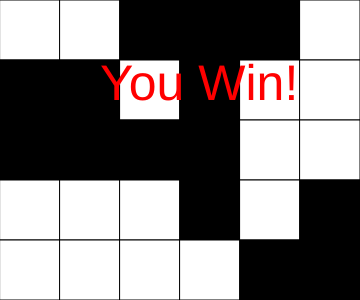
Frame 1 (no input)
Frame 60 (no input): identical to frame 1, image omitted
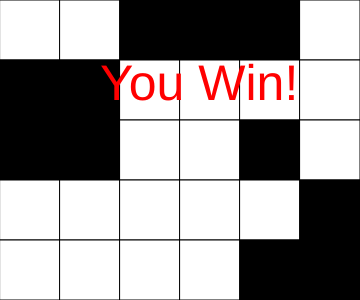
Frame 120 (the mouse pressed at the canvas centre since frame 60)

The p5.js sketch that drew these frames (run headless with seeded random() and noise() and a simulated clock; from frame 60 on, the mouse is pressed at the canvas centre):

// p5.js sketch
// ── sketch.js
// Project Title
// Your Name
// Date
//
// Extra for Experts:
// - describe what you did to take this project "above and beyond"

//grid sixed 6 x 5
// 0 (black) 225 (white)

let grid = [
  [0,   255, 0,   255, 0,   255],
  [255, 0,   255, 0,   255, 0],
  [255, 255, 255, 255, 255, 255],
  [0,   0,   0,   0,   0,   0,],
  [255, 255, 0,   255, 255, 0]
];

let rows = grid.length;
let cols = grid[0].length;
let tilesize = 60;


async function setup() {
  createCanvas(cols*tilesize, rows*tilesize);
  randomArray(grid);
}

function draw() {
  background(220);
  renderGrid();
  getCurrentX();
  if (win(grid === false)) {
  fill(255,0,0);
  textSize(50);
  text("You Win!", 100, 100);
  }
}

function getCurrentX(){
  //determine current col pos of mouse
  fill(255,0,0);
  let constrainedX = constrain(mouseX,0,width-1);
  return int(constrainedX/tilesize);
}

function getCurrentY(){
  //determine current row pos of mouse
  let constrainedY = constrain(mouseY,0,height-1);
  return int(constrainedY/tilesize);
}

function flip(x,y){
  //flip the tile at postion (x,y);
  if(grid[y][x] === 255) grid[y][x] = 0;
  else grid[y][x] = 255;
}

function mousePressed(){
  //only do a flip if mouse is one the canvas
  if(mouseX < width && mouseY < height){
    let x = getCurrentX();
    let y = getCurrentY();

  if (keyIsDown(SHIFT)) {
    flip(x,y);
    console.log("Shift clicked!");
  } 
  else {
    if(x-1 >= 0) flip(x-1, y);//left
    if(y-1 >= 0) flip(x, y-1);//up
    if(y+1 >= 0) flip(x, y+1); // down
    if(x+1 <= cols) flip(x+1, y);// right
    flip(x,y);
    console.log("Normal click!");
  }
    //always
    //flip(x,y);

    //IF THEY EXIST:
    //flip the cardinal neigboors (NSEW)
    //if(x-1 >= 0) flip(x-1, y); // LEFT
    //if(y-1 >= 0) flip(x, y-1); //UP

    //if(x+1 >= )
  }
}

function win(grid){
  for (let row = 0; row < grid.length; row++) {
    for (let col = 0; col < grid[row].length; col++) {

      if (grid[row][col] !== 0 && grid[row][col] !== 225) {
        return false;
      }

    }
  }

  return true;
}

function randomArray(grid){
  for (let row = 0; row < grid.length; row++) {
    for (let col = 0; col < grid[row].length; col++) {
      grid[row][col] = Math.random() < 0.5 ? 0 : 255;
    }
  }
}



function renderGrid(){
  //interpret the data stored in 2D array
  //and draw a matrix to square to reflect
  // it.
  for(let y = 0; y < rows; y++){//y:01234
    for(let x = 0; x<cols; x++){//x:012345
      let fillcolor = grid[y][x];
      fill(fillcolor);
      square(x*tilesize, y*tilesize, tilesize);
      //y  x
      //0  0
      //0  1
      //0  2
      //0  3
      //0  4
      //0  5
    }
  }
}
